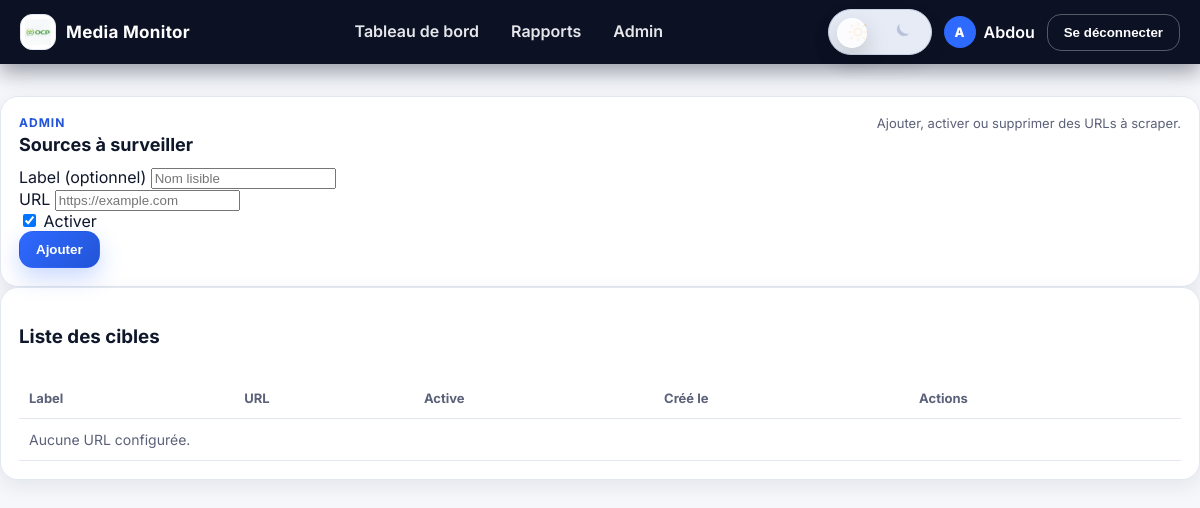
/administration/scrape-targets/ (signed in), run on an earlier commit of the app's database.
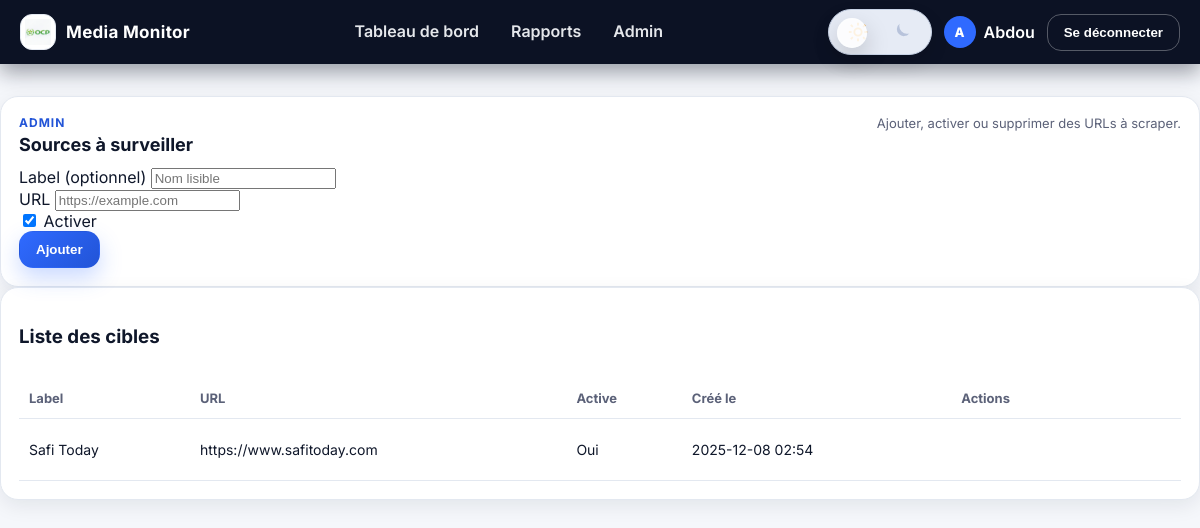
And on a later commit of the database.
### monitoring/models.py (models this page shows, shortened)
class ScrapeTarget(models.Model):
    label = models.CharField(max_length=255, blank=True, help_text="Optional friendly name")
    url = models.URLField(unique=True)
    is_active = models.BooleanField(default=True)
    created_at = models.DateTimeField(auto_now_add=True)
    class Meta:
        ordering = ["-created_at"]

### monitoring/views.py (the view, shortened to what this page needs)
# urls.py: path("administration/scrape-targets/", views.admin_scrape_targets, name="admin_scrape_targets"),
@admin_required
@require_http_methods(["GET", "POST"])
def admin_scrape_targets(request):
    targets = ScrapeTarget.objects.all().order_by("-created_at")
    return render(
        request,
        "admin/scrape_targets.html",
        {
            "targets": targets,
        },
    )

### monitoring/templatetags/i18n_fr.py (called while the page is built)
@register.filter(name="t")
def translate(key: object) -> str:
    if key is None:
        return ""
    text = str(key)
    return TRANSLATIONS_FR.get(text, text)

### monitoring/views.py (called while the page is built)
def admin_required(view_func):
    @wraps(view_func)
    def _wrapped(request, *args, **kwargs):
        if not request.user.is_authenticated:
            messages.error(request, "Accès non autorisé")
            return redirect("monitoring:admin_login")
        if not request.user.is_superuser:
            messages.error(request, "Accès non autorisé")
            return redirect("monitoring:admin_login")
        return view_func(request, *args, **kwargs)
    return _wrapped

### monitoring/templates/admin/scrape_targets.html (shortened to what this page needs)
{% extends "base.html" %}
{% load static %}
{% load i18n_fr %}
{% block content %}
<section class="panel">
    <div class="panel-header">
        <div>
            <p class="eyebrow">Admin</p>
            <h2>Sources à surveiller</h2>
        </div>
        <p class="panel-sub">Ajouter, activer ou supprimer des URLs à scraper.</p>
    </div>
    <form method="post" class="form-inline">
        <div class="form-row">
            <label>Label (optionnel)</label>
            <input type="text" name="label" placeholder="Nom lisible">
        </div>
        <div class="form-row">
            <label>URL</label>
            <input type="url" name="url" placeholder="https://example.com" required>
        </div>
        <div class="form-row checkbox-row">
            <label>
                <input type="checkbox" name="is_active" checked>
                Activer
            </label>
        </div>
        <button class="btn primary" type="submit">Ajouter</button>
    </form>
</section>
<section class="panel">
    <div class="panel-header">
        <h3>Liste des cibles</h3>
    </div>
    <div class="table-wrapper">
        <table>
            <thead>
                <tr>
                    <th>Label</th>
                    <th>URL</th>
                    <th>Active</th>
                    <th>Créé le</th>
                    <th>Actions</th>
                </tr>
            </thead>
            <tbody>
                {% for target in targets %}
                    <tr>
                        <td>{{ target.label|default:"—" }}</td>
                        <td><a href="{{ target.url }}" target="_blank" rel="noopener">{{ target.url }}</a></td>
                        <td>{{ target.is_active|yesno:"Oui,Non" }}</td>
                        <td>{{ target.created_at|date:"Y-m-d H:i" }}</td>
                        <td>
                            <form method="post" style="display:inline">
                                <button class="btn ghost" type="submit">Supprimer</button>
                            </form>
                        </td>
                    </tr>
                {% empty %}
                    <tr><td colspan="5" class="muted">Aucune URL configurée.</td></tr>
                {% endfor %}
            </tbody>
        </table>
    </div>
</section>
{% endblock %}

### monitoring/templates/base.html (shortened to what this page needs)
{% load static %}
{% load i18n_fr %}
<!DOCTYPE html>
<html lang="fr">
<head>
    <link rel="stylesheet" href="{% static 'css/styles.css' %}">
</head>
<body>
    <header class="topbar">
        <div class="container topbar-inner">
            <a class="brand" href="{% url 'monitoring:dashboard' %}">
                <span class="brand-icon">
                    <img src="{% static 'img/ocp-logo.png' %}" alt="OCP">
                </span>
                <span class="brand-text">Media Monitor</span>
            </a>
            <nav class="nav" id="primary-nav">
                <a href="{% url 'monitoring:dashboard' %}" class="{% if request.path == '/' %}active{% endif %}">{{ "Dashboard"|t }}</a>
                <a href="{% url 'monitoring:report' %}" class="{% if request.path == '/report/' %}active{% endif %}">{{ "Reports"|t }}</a>
                {% if request.user.is_superuser %}
                    <a href="{% url 'monitoring:admin_users' %}">{{ "Admin"|t }}</a>
                {% endif %}
            </nav>
            <div class="user-actions">
                <button class="theme-toggle" type="button" aria-label="Toggle dark mode" aria-checked="false" tabindex="0" role="switch">
                    <span class="theme-toggle-track">
                        <span class="theme-icon sun" aria-hidden="true">
                        </span>
                        <span class="theme-toggle-knob"></span>
                        <span class="theme-icon moon" aria-hidden="true">
                            <svg viewBox="0 0 24 24" focusable="false" aria-hidden="true">
                                <path d="M21 13.5A8.5 8.5 0 0 1 10.5 3a7.5 7.5 0 1 0 10.5 10.5Z"></path>
                            </svg>
                        </span>
                    </span>
                </button>
                {% if request.user.is_authenticated %}
                    <div class="user-summary">
                        <span class="avatar-circle">{{ request.user.username|slice:":1"|upper }}</span>
                        <span class="user-name">{{ request.user.username }}</span>
                    </div>
                    <form method="post" action="{% url 'logout' %}">
                        <button type="submit" class="btn ghost">{{ "Logout"|t }}</button>
                    </form>
                {% else %}
                    <a class="btn primary" href="{% url 'login' %}">{{ "Login"|t }}</a>
                {% endif %}
            </div>
        </div>
    </header>
    <main class="page container">
        {% block content %}{% endblock %}
    </main>
</body>
</html>

What changed in the data, as far as the page shows it:
added ScrapeTarget: label "Safi Today", url "https://www.safitoday.com", is_active "Oui", created_at "2025-12-08 02:54"
Also different on the page:
text no longer shown: "Aucune URL configurée."
